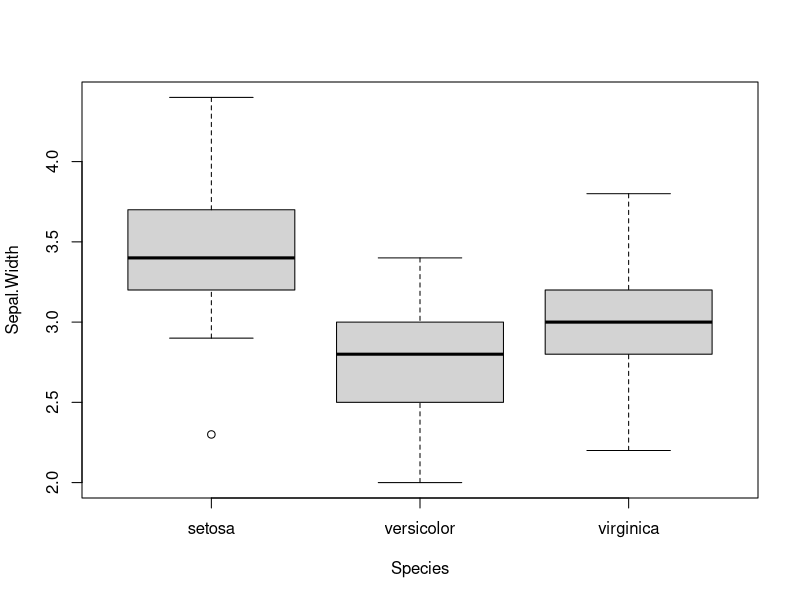
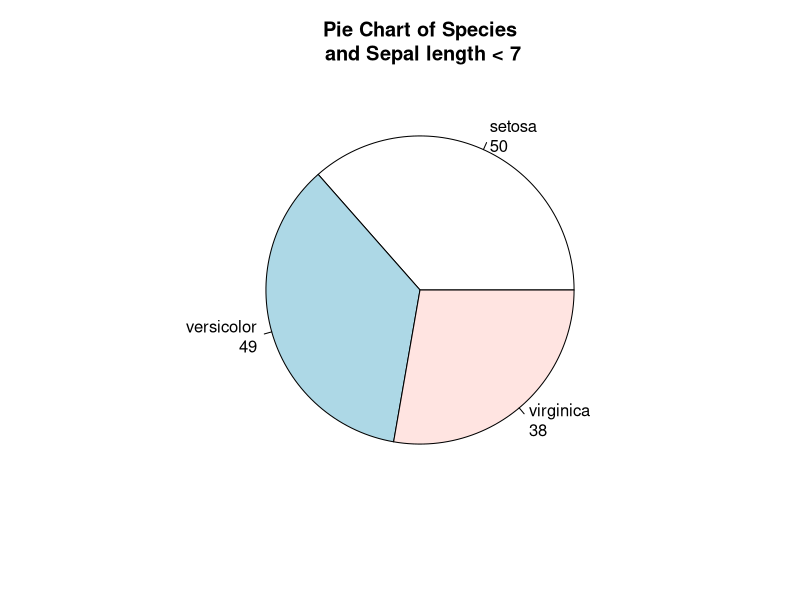

These figures' R source, in order:
## ---- chunk 1
seq(1,10)
## ---- chunk 2
seq(1, 61, by = 6)
## ---- chunk 3
rep(2:4, 5)
## ---- chunk 4
cat("No, factorvar is used to convert categorical variables into leveled integers. In our case we simply would like the double numbers to be converted to integers. Expected Output (1, 6, 5, 3) Actual Output (1, 4, 3, 2)")
## ---- chunk 5
sum(seq(10:100)^3)[1] 

## ---- chunk 6
n <- 1:10
sum((2^n/n^2)+(n^4/4^n))
## ---- chunk 7
n <- 0:10
sum(1/factorial(n+1))
## ---- chunk 8
n <- 3:33
prod(3*n+(3/n^(1/3)))
## ---- chunk 9
cat("c(0:5) by it self outputs 0, 1, 2, 3, 4, 5
c(0:5)[n] gives us the nth number in the vector
c(0:5)[NA] gives us NA NA NA NA NA NA
This is because we are asking R to find the NAth number in the sequence. This makes no sense and instead R returns NA for each number in the vector")
## ---- chunk 10
cat("is.vector tests if the argument is a vector or not and returns TRUE or False. I.E. Numeric, Character or Logical
is.numeric tests if the argument is numeric or not and returns True or False. I.E. double or integer")
## ---- chunk 11
cat("Rshiny package provides a web framework for building web applications using R
The pros are Data Visualization, Open Source and Users just need to learn the basic R knowledge
The cons are Poor support for high concurrency, Not so flexible for professional web developer, Less support for distributed computing")
## ---- chunk 12
library(datasets)
## ---- chunk 13
head(iris)
## ---- chunk 14
sapply(iris[,-5] ,mean ,rm = NA)
## ---- chunk 15
iris[is.na(iris)] <- 0
## ---- chunk 16
sd(iris$Sepal.Length)
sd(iris$Petal.Length)
## ---- chunk 17
boxplot(Sepal.Width~Species,data = iris)
out <- boxplot.stats(iris$Sepal.Width)$out
out_ind <- which(iris$Sepal.Width %in% c(out))
iris[out_ind, ]
cat("The outliers are calcutlated using the interquartile range. The Sepal.Width above the q0.75+1.5*IQR or below the q0.25-1.5*IQR are considered outliers. THey can be identified by using the boxplot.stats(iris$Sepal.Width)$out.
Then found using which(iris$Sepal.Width %in% c(out)) and displayed by using iris[out_ind, ].")
## ---- chunk 18
summary(iris$Sepal.Width)
quantile(iris$Sepal.Width, .75)

## ---- chunk 19
sepalLength <- subset(iris, iris$Sepal.Length < 7)
mytable <- table(sepalLength$Species)
lbls <- paste(names(mytable), "\n", mytable, sep="")
pie(mytable, labels = lbls,
  main="Pie Chart of Species\n and Sepal length < 7")
